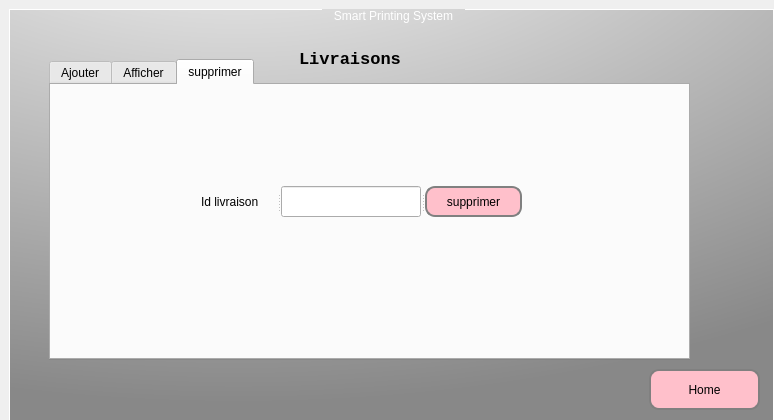
<?xml version="1.0" encoding="UTF-8"?>
<ui version="4.0">
 <class>SimpleEmp</class>
 <widget class="QDialog" name="SimpleEmp">
  <property name="geometry">
   <rect>
    <x>0</x>
    <y>0</y>
    <width>774</width>
    <height>420</height>
   </rect>
  </property>
  <property name="windowTitle">
   <string>Dialog</string>
  </property>
  <widget class="QStackedWidget" name="stackedWidget">
   <property name="geometry">
    <rect>
     <x>0</x>
     <y>0</y>
     <width>783</width>
     <height>433</height>
    </rect>
   </property>
   <property name="styleSheet">
    <string notr="true">
QGroupBox {
 
 background: qradialgradient(cx: 0.3, cy: -0.4, fx: 0.3, fy: -0.4, radius: 1.35, stop: 0 #fff, stop: 1 #888) ;/*background: linear-gradient(rgba(0,0,0,.5), rgba(0,0,0,.5)),url(feuille.jpg); 
    background-position: center;
    background-size: cover;
    display: flex;
    justify-content: center;
    align-items: center;
    font-family: 'Poppins', sans-serif*/
 
 color: rgb(255, 255, 255);
  border: 1px solid #ffffff;

    margin-top: 1ex; /* leave space at the top for the title */
}

QGroupBox::title {
    subcontrol-origin: margin;
    subcontrol-position: top center; /* position at the top center */
    padding: 0 10px;
    background-color: qlineargradient(x1: 0, y1: 0, x2: 0, y2: 1,
                                      stop: 0 #FF0ECE, stop: 1 #FFFFFF);
}


QPushButton {
border: 2px solid gray;
border-radius: 10px;
padding: 0 8px;
background-color:pink
}

 QPushButton:hover:!pressed{ background-color: qlineargradient(x1: 0, y1: 0, x2: 0, y2: 1,
                                      stop: 0 #FF0ECE, stop: 1 #FFFFFF); } 
QPushButton:hover { background-color: qlineargradient(x1: 0, y1: 0, x2: 0, y2: 1,
                                      stop: 0 #FF0ECE, stop: 1 #FFFFFF); }</string>
   </property>
   <property name="currentIndex">
    <number>4</number>
   </property>
   <widget class="QWidget" name="Home">
    <layout class="QHBoxLayout" name="horizontalLayout">
     <item>
      <widget class="QGroupBox" name="groupBox">
       <property name="styleSheet">
        <string notr="true">QGroupBox {
 
 background: qradialgradient(cx: 0.3, cy: -0.4, fx: 0.3, fy: -0.4, radius: 1.35, stop: 0 #fff, stop: 1 #888) ;/*background: linear-gradient(rgba(0,0,0,.5), rgba(0,0,0,.5)),url(feuille.jpg); 
    background-position: center;
    background-size: cover;
    display: flex;
    justify-content: center;
    align-items: center;
    font-family: 'Poppins', sans-serif*/
 
 color: rgb(255, 255, 255);
  border: 1px solid #ffffff;

    margin-top: 1ex; /* leave space at the top for the title */
}

QGroupBox::title {
    subcontrol-origin: margin;
    subcontrol-position: top center; /* position at the top center */
    padding: 0 10px;
    background-color: qlineargradient(x1: 0, y1: 0, x2: 0, y2: 1,
                                      stop: 0 #FF0ECE, stop: 1 #FFFFFF);
}
</string>
       </property>
       <property name="title">
        <string>Smart Printing System</string>
       </property>
       <widget class="QLabel" name="label_2">
        <property name="geometry">
         <rect>
          <x>70</x>
          <y>30</y>
          <width>561</width>
          <height>61</height>
         </rect>
        </property>
        <property name="font">
         <font>
          <family>Lucida Console</family>
          <pointsize>13</pointsize>
          <weight>75</weight>
          <bold>true</bold>
         </font>
        </property>
        <property name="text">
         <string>Bienvenue, vous êtes un simple employe!!</string>
        </property>
       </widget>
       <widget class="QPushButton" name="clButton">
        <property name="geometry">
         <rect>
          <x>280</x>
          <y>210</y>
          <width>121</width>
          <height>28</height>
         </rect>
        </property>
        <property name="styleSheet">
         <string notr="true">QPushButton#evilButton { background-color: red };</string>
        </property>
        <property name="text">
         <string>Clients</string>
        </property>
       </widget>
       <widget class="QPushButton" name="prodButton">
        <property name="geometry">
         <rect>
          <x>60</x>
          <y>130</y>
          <width>121</width>
          <height>28</height>
         </rect>
        </property>
        <property name="text">
         <string>Produits</string>
        </property>
       </widget>
       <widget class="QPushButton" name="cmdButton">
        <property name="geometry">
         <rect>
          <x>510</x>
          <y>130</y>
          <width>121</width>
          <height>28</height>
         </rect>
        </property>
        <property name="text">
         <string>Commandes</string>
        </property>
       </widget>
       <widget class="QPushButton" name="livrButton">
        <property name="geometry">
         <rect>
          <x>60</x>
          <y>270</y>
          <width>121</width>
          <height>28</height>
         </rect>
        </property>
        <property name="text">
         <string>Livraisons</string>
        </property>
       </widget>
       <widget class="QPushButton" name="deconnecterButton">
        <property name="geometry">
         <rect>
          <x>610</x>
          <y>370</y>
          <width>121</width>
          <height>28</height>
         </rect>
        </property>
        <property name="styleSheet">
         <string notr="true">QPushButton#evilButton { background-color: red };</string>
        </property>
        <property name="text">
         <string>Déconnecter</string>
        </property>
       </widget>
       <widget class="QPushButton" name="fournisseurButton">
        <property name="geometry">
         <rect>
          <x>510</x>
          <y>250</y>
          <width>141</width>
          <height>28</height>
         </rect>
        </property>
        <property name="text">
         <string>Fournisseurs</string>
        </property>
       </widget>
      </widget>
     </item>
    </layout>
   </widget>
   <widget class="QWidget" name="client">
    <layout class="QVBoxLayout" name="verticalLayout">
     <item>
      <widget class="QGroupBox" name="groupBox_2">
       <property name="styleSheet">
        <string notr="true">QGroupBox {
 
 background: qradialgradient(cx: 0.3, cy: -0.4, fx: 0.3, fy: -0.4, radius: 1.35, stop: 0 #fff, stop: 1 #888) ;/*background: linear-gradient(rgba(0,0,0,.5), rgba(0,0,0,.5)),url(feuille.jpg); 
    background-position: center;
    background-size: cover;
    display: flex;
    justify-content: center;
    align-items: center;
    font-family: 'Poppins', sans-serif*/
 
 color: rgb(255, 255, 255);
  border: 1px solid #ffffff;

    margin-top: 1ex; /* leave space at the top for the title */
}

QGroupBox::title {
    subcontrol-origin: margin;
    subcontrol-position: top center; /* position at the top center */
    padding: 0 10px;
    background-color: qlineargradient(x1: 0, y1: 0, x2: 0, y2: 1,
                                      stop: 0 #FF0ECE, stop: 1 #FFFFFF);
}
</string>
       </property>
       <property name="title">
        <string>Smart Printing System</string>
       </property>
       <widget class="QLabel" name="label_3">
        <property name="geometry">
         <rect>
          <x>310</x>
          <y>10</y>
          <width>431</width>
          <height>61</height>
         </rect>
        </property>
        <property name="font">
         <font>
          <family>Lucida Console</family>
          <pointsize>13</pointsize>
          <weight>75</weight>
          <bold>true</bold>
         </font>
        </property>
        <property name="text">
         <string>Clients</string>
        </property>
        <property name="alignment">
         <set>Qt::AlignJustify|Qt::AlignVCenter</set>
        </property>
       </widget>
       <widget class="QPushButton" name="homeButton">
        <property name="geometry">
         <rect>
          <x>620</x>
          <y>360</y>
          <width>93</width>
          <height>28</height>
         </rect>
        </property>
        <property name="text">
         <string>Home</string>
        </property>
       </widget>
       <widget class="QTabWidget" name="tabWidget">
        <property name="geometry">
         <rect>
          <x>50</x>
          <y>50</y>
          <width>641</width>
          <height>301</height>
         </rect>
        </property>
        <property name="currentIndex">
         <number>0</number>
        </property>
        <widget class="QWidget" name="tab">
         <attribute name="title">
          <string>Ajouter</string>
         </attribute>
         <widget class="QLabel" name="label_7">
          <property name="geometry">
           <rect>
            <x>30</x>
            <y>60</y>
            <width>56</width>
            <height>16</height>
           </rect>
          </property>
          <property name="text">
           <string>cin</string>
          </property>
         </widget>
         <widget class="QLabel" name="label_9">
          <property name="geometry">
           <rect>
            <x>30</x>
            <y>110</y>
            <width>71</width>
            <height>16</height>
           </rect>
          </property>
          <property name="text">
           <string>Nom</string>
          </property>
         </widget>
         <widget class="QLabel" name="label_10">
          <property name="geometry">
           <rect>
            <x>30</x>
            <y>160</y>
            <width>81</width>
            <height>16</height>
           </rect>
          </property>
          <property name="text">
           <string>Prénom</string>
          </property>
         </widget>
         <widget class="QLabel" name="label_11">
          <property name="geometry">
           <rect>
            <x>30</x>
            <y>210</y>
            <width>81</width>
            <height>16</height>
           </rect>
          </property>
          <property name="text">
           <string>adresse</string>
          </property>
         </widget>
         <widget class="QLabel" name="label_15">
          <property name="geometry">
           <rect>
            <x>330</x>
            <y>60</y>
            <width>111</width>
            <height>20</height>
           </rect>
          </property>
          <property name="text">
           <string>numéro du téléphone</string>
          </property>
         </widget>
         <widget class="QLineEdit" name="le_cin">
          <property name="geometry">
           <rect>
            <x>130</x>
            <y>60</y>
            <width>113</width>
            <height>22</height>
           </rect>
          </property>
         </widget>
         <widget class="QLineEdit" name="le_nom">
          <property name="geometry">
           <rect>
            <x>130</x>
            <y>110</y>
            <width>113</width>
            <height>22</height>
           </rect>
          </property>
         </widget>
         <widget class="QLineEdit" name="le_num">
          <property name="geometry">
           <rect>
            <x>440</x>
            <y>60</y>
            <width>113</width>
            <height>22</height>
           </rect>
          </property>
         </widget>
         <widget class="QLineEdit" name="le_prenom">
          <property name="geometry">
           <rect>
            <x>130</x>
            <y>160</y>
            <width>113</width>
            <height>22</height>
           </rect>
          </property>
         </widget>
         <widget class="QLineEdit" name="l_adresse">
          <property name="geometry">
           <rect>
            <x>130</x>
            <y>210</y>
            <width>113</width>
            <height>22</height>
           </rect>
          </property>
         </widget>
         <widget class="QPushButton" name="addbutton">
          <property name="geometry">
           <rect>
            <x>520</x>
            <y>220</y>
            <width>93</width>
            <height>28</height>
           </rect>
          </property>
          <property name="text">
           <string>valider</string>
          </property>
         </widget>
         <widget class="QLabel" name="label_16">
          <property name="geometry">
           <rect>
            <x>400</x>
            <y>110</y>
            <width>41</width>
            <height>20</height>
           </rect>
          </property>
          <property name="text">
           <string>mail</string>
          </property>
         </widget>
         <widget class="QLineEdit" name="le_mail">
          <property name="geometry">
           <rect>
            <x>440</x>
            <y>110</y>
            <width>113</width>
            <height>22</height>
           </rect>
          </property>
         </widget>
        </widget>
        <widget class="QWidget" name="tab_3">
         <attribute name="title">
          <string>Afficher</string>
         </attribute>
         <widget class="QTableView" name="table_client">
          <property name="geometry">
           <rect>
            <x>10</x>
            <y>10</y>
            <width>291</width>
            <height>261</height>
           </rect>
          </property>
         </widget>
         <widget class="QPushButton" name="pushButton">
          <property name="geometry">
           <rect>
            <x>330</x>
            <y>40</y>
            <width>93</width>
            <height>28</height>
           </rect>
          </property>
          <property name="text">
           <string>Modifier</string>
          </property>
         </widget>
         <widget class="QPushButton" name="pushButton_8">
          <property name="geometry">
           <rect>
            <x>330</x>
            <y>90</y>
            <width>93</width>
            <height>28</height>
           </rect>
          </property>
          <property name="text">
           <string>rechercher</string>
          </property>
         </widget>
         <widget class="QPushButton" name="pushButton_9">
          <property name="geometry">
           <rect>
            <x>330</x>
            <y>190</y>
            <width>93</width>
            <height>28</height>
           </rect>
          </property>
          <property name="text">
           <string>update</string>
          </property>
         </widget>
         <widget class="QPushButton" name="pushButton_10">
          <property name="geometry">
           <rect>
            <x>330</x>
            <y>140</y>
            <width>93</width>
            <height>28</height>
           </rect>
          </property>
          <property name="text">
           <string>Trier</string>
          </property>
         </widget>
        </widget>
        <widget class="QWidget" name="tab_2">
         <attribute name="title">
          <string>supprimer</string>
         </attribute>
         <widget class="QLineEdit" name="le_cin_sup">
          <property name="geometry">
           <rect>
            <x>110</x>
            <y>110</y>
            <width>113</width>
            <height>22</height>
           </rect>
          </property>
         </widget>
         <widget class="QLabel" name="label_12">
          <property name="geometry">
           <rect>
            <x>70</x>
            <y>110</y>
            <width>71</width>
            <height>16</height>
           </rect>
          </property>
          <property name="text">
           <string>cin</string>
          </property>
         </widget>
         <widget class="QPushButton" name="deletebutton">
          <property name="geometry">
           <rect>
            <x>430</x>
            <y>220</y>
            <width>93</width>
            <height>28</height>
           </rect>
          </property>
          <property name="text">
           <string>supprimer</string>
          </property>
         </widget>
        </widget>
       </widget>
      </widget>
     </item>
    </layout>
   </widget>
   <widget class="QWidget" name="produits">
    <layout class="QVBoxLayout" name="verticalLayout_2">
     <item>
      <widget class="QGroupBox" name="groupBox_4">
       <property name="title">
        <string>Smart Printing System</string>
       </property>
       <widget class="QLabel" name="label_4">
        <property name="geometry">
         <rect>
          <x>170</x>
          <y>60</y>
          <width>431</width>
          <height>61</height>
         </rect>
        </property>
        <property name="font">
         <font>
          <family>Lucida Console</family>
          <pointsize>13</pointsize>
          <weight>75</weight>
          <bold>true</bold>
         </font>
        </property>
        <property name="text">
         <string>Produits !!!</string>
        </property>
       </widget>
       <widget class="QPushButton" name="homeButton_2">
        <property name="geometry">
         <rect>
          <x>630</x>
          <y>360</y>
          <width>93</width>
          <height>28</height>
         </rect>
        </property>
        <property name="text">
         <string>Home</string>
        </property>
       </widget>
      </widget>
     </item>
    </layout>
   </widget>
   <widget class="QWidget" name="commandes">
    <layout class="QHBoxLayout" name="horizontalLayout_2">
     <item>
      <widget class="QGroupBox" name="groupBox_3">
       <property name="styleSheet">
        <string notr="true">QGroupBox {
 
 background: qradialgradient(cx: 0.3, cy: -0.4, fx: 0.3, fy: -0.4, radius: 1.35, stop: 0 #fff, stop: 1 #888) ;/*background: linear-gradient(rgba(0,0,0,.5), rgba(0,0,0,.5)),url(feuille.jpg); 
    background-position: center;
    background-size: cover;
    display: flex;
    justify-content: center;
    align-items: center;
    font-family: 'Poppins', sans-serif*/
 
 color: rgb(255, 255, 255);
  border: 1px solid #ffffff;

    margin-top: 1ex; /* leave space at the top for the title */
}

QGroupBox::title {
    subcontrol-origin: margin;
    subcontrol-position: top center; /* position at the top center */
    padding: 0 10px;
    background-color: qlineargradient(x1: 0, y1: 0, x2: 0, y2: 1,
                                      stop: 0 #FF0ECE, stop: 1 #FFFFFF);
}
</string>
       </property>
       <property name="title">
        <string>Smart Printing System</string>
       </property>
       <widget class="QLabel" name="label_5">
        <property name="geometry">
         <rect>
          <x>170</x>
          <y>50</y>
          <width>431</width>
          <height>61</height>
         </rect>
        </property>
        <property name="font">
         <font>
          <family>Lucida Console</family>
          <pointsize>13</pointsize>
          <weight>75</weight>
          <bold>true</bold>
         </font>
        </property>
        <property name="text">
         <string>Commandes !!</string>
        </property>
       </widget>
       <widget class="QPushButton" name="homeButton_3">
        <property name="geometry">
         <rect>
          <x>630</x>
          <y>360</y>
          <width>93</width>
          <height>28</height>
         </rect>
        </property>
        <property name="text">
         <string>Home</string>
        </property>
       </widget>
      </widget>
     </item>
    </layout>
   </widget>
   <widget class="QWidget" name="livraisons">
    <layout class="QHBoxLayout" name="horizontalLayout_4">
     <item>
      <widget class="QGroupBox" name="groupBox_5">
       <property name="styleSheet">
        <string notr="true"/>
       </property>
       <property name="title">
        <string>Smart Printing System</string>
       </property>
       <widget class="QLabel" name="label_6">
        <property name="geometry">
         <rect>
          <x>290</x>
          <y>30</y>
          <width>221</width>
          <height>41</height>
         </rect>
        </property>
        <property name="font">
         <font>
          <family>Lucida Console</family>
          <pointsize>13</pointsize>
          <weight>75</weight>
          <bold>true</bold>
         </font>
        </property>
        <property name="text">
         <string>Livraisons </string>
        </property>
       </widget>
       <widget class="QPushButton" name="homeButton_4">
        <property name="geometry">
         <rect>
          <x>640</x>
          <y>360</y>
          <width>111</width>
          <height>41</height>
         </rect>
        </property>
        <property name="text">
         <string>Home</string>
        </property>
       </widget>
       <widget class="QTabWidget" name="tabWidget_2">
        <property name="geometry">
         <rect>
          <x>40</x>
          <y>50</y>
          <width>641</width>
          <height>301</height>
         </rect>
        </property>
        <property name="currentIndex">
         <number>2</number>
        </property>
        <widget class="QWidget" name="tab_4">
         <attribute name="title">
          <string>Ajouter</string>
         </attribute>
         <widget class="QLabel" name="label_13">
          <property name="geometry">
           <rect>
            <x>30</x>
            <y>60</y>
            <width>56</width>
            <height>16</height>
           </rect>
          </property>
          <property name="text">
           <string>id</string>
          </property>
         </widget>
         <widget class="QLabel" name="label_14">
          <property name="geometry">
           <rect>
            <x>30</x>
            <y>110</y>
            <width>71</width>
            <height>16</height>
           </rect>
          </property>
          <property name="text">
           <string>date</string>
          </property>
         </widget>
         <widget class="QLabel" name="label_17">
          <property name="geometry">
           <rect>
            <x>30</x>
            <y>160</y>
            <width>81</width>
            <height>16</height>
           </rect>
          </property>
          <property name="text">
           <string>frais</string>
          </property>
         </widget>
         <widget class="QLabel" name="label_18">
          <property name="geometry">
           <rect>
            <x>30</x>
            <y>210</y>
            <width>81</width>
            <height>16</height>
           </rect>
          </property>
          <property name="text">
           <string>localisation</string>
          </property>
         </widget>
         <widget class="QLineEdit" name="le_id">
          <property name="geometry">
           <rect>
            <x>130</x>
            <y>60</y>
            <width>113</width>
            <height>22</height>
           </rect>
          </property>
         </widget>
         <widget class="QLineEdit" name="la_date">
          <property name="geometry">
           <rect>
            <x>130</x>
            <y>110</y>
            <width>113</width>
            <height>22</height>
           </rect>
          </property>
         </widget>
         <widget class="QLineEdit" name="le_frais">
          <property name="geometry">
           <rect>
            <x>130</x>
            <y>160</y>
            <width>113</width>
            <height>22</height>
           </rect>
          </property>
         </widget>
         <widget class="QLineEdit" name="l_adress">
          <property name="geometry">
           <rect>
            <x>130</x>
            <y>210</y>
            <width>113</width>
            <height>22</height>
           </rect>
          </property>
         </widget>
         <widget class="QPushButton" name="ajouter">
          <property name="geometry">
           <rect>
            <x>520</x>
            <y>220</y>
            <width>93</width>
            <height>28</height>
           </rect>
          </property>
          <property name="text">
           <string>valider</string>
          </property>
         </widget>
        </widget>
        <widget class="QWidget" name="tab_5">
         <attribute name="title">
          <string>Afficher</string>
         </attribute>
         <widget class="QTableView" name="table_livraison">
          <property name="geometry">
           <rect>
            <x>10</x>
            <y>10</y>
            <width>291</width>
            <height>261</height>
           </rect>
          </property>
         </widget>
         <widget class="QSplitter" name="splitter_2">
          <property name="geometry">
           <rect>
            <x>330</x>
            <y>70</y>
            <width>121</width>
            <height>131</height>
           </rect>
          </property>
          <property name="orientation">
           <enum>Qt::Vertical</enum>
          </property>
          <widget class="QPushButton" name="pushButton_2">
           <property name="text">
            <string>Modifier</string>
           </property>
          </widget>
          <widget class="QPushButton" name="pushButton_11">
           <property name="text">
            <string>rechercher</string>
           </property>
          </widget>
          <widget class="QPushButton" name="pushButton_13">
           <property name="text">
            <string>Trier</string>
           </property>
          </widget>
         </widget>
        </widget>
        <widget class="QWidget" name="tab_6">
         <attribute name="title">
          <string>supprimer</string>
         </attribute>
         <widget class="QSplitter" name="splitter">
          <property name="geometry">
           <rect>
            <x>150</x>
            <y>101</y>
            <width>321</width>
            <height>31</height>
           </rect>
          </property>
          <property name="orientation">
           <enum>Qt::Horizontal</enum>
          </property>
          <widget class="QLabel" name="label_21">
           <property name="text">
            <string>Id livraison</string>
           </property>
          </widget>
          <widget class="QLineEdit" name="le_id_sup"/>
          <widget class="QPushButton" name="supprimer">
           <property name="text">
            <string>supprimer</string>
           </property>
          </widget>
         </widget>
        </widget>
       </widget>
      </widget>
     </item>
    </layout>
   </widget>
   <widget class="QWidget" name="fournisseurs">
    <widget class="QGroupBox" name="groupBox_7">
     <property name="geometry">
      <rect>
       <x>10</x>
       <y>10</y>
       <width>761</width>
       <height>411</height>
      </rect>
     </property>
     <property name="title">
      <string>Smart Printing System</string>
     </property>
     <widget class="QLabel" name="label_8">
      <property name="geometry">
       <rect>
        <x>170</x>
        <y>60</y>
        <width>321</width>
        <height>41</height>
       </rect>
      </property>
      <property name="font">
       <font>
        <family>Lucida Console</family>
        <pointsize>13</pointsize>
        <weight>75</weight>
        <bold>true</bold>
       </font>
      </property>
      <property name="text">
       <string>Fournisseurs !!</string>
      </property>
     </widget>
     <widget class="QPushButton" name="homeButton_6">
      <property name="geometry">
       <rect>
        <x>630</x>
        <y>360</y>
        <width>93</width>
        <height>28</height>
       </rect>
      </property>
      <property name="text">
       <string>Home</string>
      </property>
     </widget>
    </widget>
   </widget>
  </widget>
 </widget>
 <resources/>
 <connections/>
</ui>
